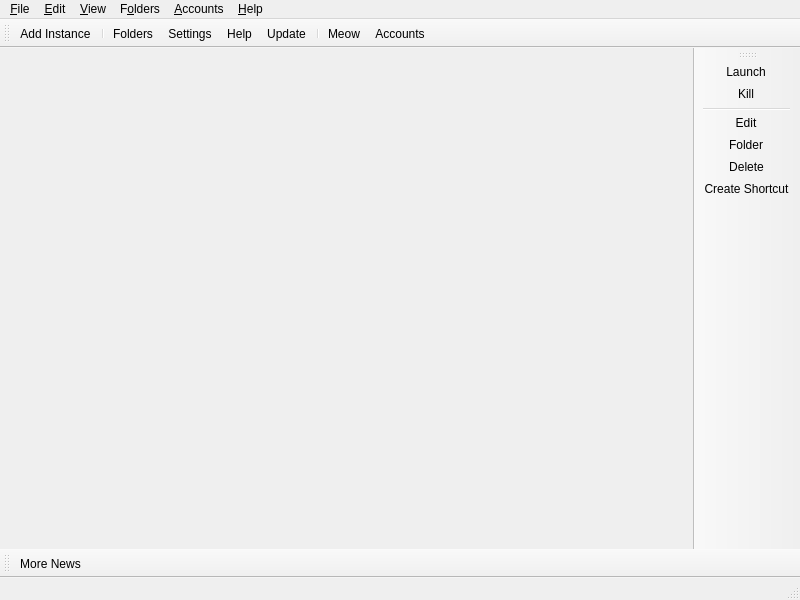
<?xml version="1.0" encoding="UTF-8"?>
<ui version="4.0">
 <class>MainWindow</class>
 <widget class="QMainWindow" name="MainWindow">
  <property name="geometry">
   <rect>
    <x>0</x>
    <y>0</y>
    <width>800</width>
    <height>600</height>
   </rect>
  </property>
  <widget class="QWidget" name="centralWidget">
   <layout class="QHBoxLayout" name="horizontalLayout">
    <property name="spacing">
     <number>0</number>
    </property>
    <property name="leftMargin">
     <number>0</number>
    </property>
    <property name="topMargin">
     <number>0</number>
    </property>
    <property name="rightMargin">
     <number>0</number>
    </property>
    <property name="bottomMargin">
     <number>0</number>
    </property>
   </layout>
  </widget>
  <widget class="QStatusBar" name="statusBar"/>
  <widget class="QToolBar" name="mainToolBar">
   <property name="windowTitle">
    <string>Main Toolbar</string>
   </property>
   <property name="allowedAreas">
    <set>Qt::BottomToolBarArea|Qt::TopToolBarArea</set>
   </property>
   <property name="toolButtonStyle">
    <enum>Qt::ToolButtonTextBesideIcon</enum>
   </property>
   <property name="floatable">
    <bool>false</bool>
   </property>
   <attribute name="toolBarArea">
    <enum>TopToolBarArea</enum>
   </attribute>
   <attribute name="toolBarBreak">
    <bool>false</bool>
   </attribute>
   <addaction name="actionAddInstance"/>
   <addaction name="separator"/>
   <addaction name="actionFoldersButton"/>
   <addaction name="actionSettings"/>
   <addaction name="actionHelpButton"/>
   <addaction name="actionCheckUpdate"/>
   <addaction name="separator"/>
   <addaction name="actionCAT"/>
   <addaction name="actionAccountsButton"/>
  </widget>
  <widget class="QToolBar" name="newsToolBar">
   <property name="windowTitle">
    <string>News Toolbar</string>
   </property>
   <property name="allowedAreas">
    <set>Qt::BottomToolBarArea|Qt::TopToolBarArea</set>
   </property>
   <property name="iconSize">
    <size>
     <width>16</width>
     <height>16</height>
    </size>
   </property>
   <property name="toolButtonStyle">
    <enum>Qt::ToolButtonTextBesideIcon</enum>
   </property>
   <property name="floatable">
    <bool>false</bool>
   </property>
   <attribute name="toolBarArea">
    <enum>BottomToolBarArea</enum>
   </attribute>
   <attribute name="toolBarBreak">
    <bool>false</bool>
   </attribute>
   <addaction name="actionMoreNews"/>
  </widget>
  <widget class="WideBar" name="instanceToolBar">
   <property name="windowTitle">
    <string>Instance Toolbar</string>
   </property>
   <property name="allowedAreas">
    <set>Qt::LeftToolBarArea|Qt::RightToolBarArea</set>
   </property>
   <property name="iconSize">
    <size>
     <width>16</width>
     <height>16</height>
    </size>
   </property>
   <property name="toolButtonStyle">
    <enum>Qt::ToolButtonTextBesideIcon</enum>
   </property>
   <property name="floatable">
    <bool>false</bool>
   </property>
   <property name="useDefaultAction" stdset="0">
    <bool>true</bool>
   </property>
   <attribute name="toolBarArea">
    <enum>RightToolBarArea</enum>
   </attribute>
   <attribute name="toolBarBreak">
    <bool>false</bool>
   </attribute>
   <addaction name="actionLaunchInstance"/>
   <addaction name="actionKillInstance"/>
   <addaction name="separator"/>
   <addaction name="actionEditInstance"/>
   <addaction name="actionViewSelectedInstFolder"/>
   <addaction name="actionDeleteInstance"/>
   <addaction name="actionCreateInstanceShortcut"/>
  </widget>
  <widget class="QMenuBar" name="menuBar">
   <property name="geometry">
    <rect>
     <x>0</x>
     <y>0</y>
     <width>800</width>
     <height>22</height>
    </rect>
   </property>
   <widget class="QMenu" name="fileMenu">
    <property name="title">
     <string>&amp;File</string>
    </property>
    <property name="toolTipsVisible">
     <bool>true</bool>
    </property>
    <addaction name="actionAddInstance"/>
    <addaction name="separator"/>
    <addaction name="actionLaunchInstance"/>
    <addaction name="actionKillInstance"/>
    <addaction name="separator"/>
    <addaction name="actionEditInstance"/>
    <addaction name="actionViewSelectedInstFolder"/>
    <addaction name="actionDeleteInstance"/>
    <addaction name="actionCreateInstanceShortcut"/>
    <addaction name="separator"/>
    <addaction name="actionSettings"/>
    <addaction name="actionCloseWindow"/>
   </widget>
   <widget class="QMenu" name="editMenu">
    <property name="title">
     <string>&amp;Edit</string>
    </property>
    <property name="toolTipsVisible">
     <bool>true</bool>
    </property>
    <addaction name="actionUndoTrashInstance"/>
   </widget>
   <widget class="QMenu" name="viewMenu">
    <property name="title">
     <string>&amp;View</string>
    </property>
    <property name="toolTipsVisible">
     <bool>true</bool>
    </property>
    <addaction name="actionChangeTheme"/>
    <addaction name="separator"/>
    <addaction name="actionCAT"/>
    <addaction name="actionToggleStatusBar"/>
    <addaction name="actionLockToolbars"/>
    <addaction name="separator"/>
   </widget>
   <widget class="QMenu" name="foldersMenu">
    <property name="title">
     <string>F&amp;olders</string>
    </property>
    <property name="toolTipsVisible">
     <bool>true</bool>
    </property>
    <addaction name="actionViewLauncherRootFolder"/>
    <addaction name="separator"/>
    <addaction name="actionViewInstanceFolder"/>
    <addaction name="actionViewCentralModsFolder"/>
    <addaction name="actionViewSkinsFolder"/>
    <addaction name="actionViewJavaFolder"/>
    <addaction name="separator"/>
    <addaction name="actionViewIconThemeFolder"/>
    <addaction name="actionViewWidgetThemeFolder"/>
    <addaction name="actionViewCatPackFolder"/>
    <addaction name="actionViewIconsFolder"/>
    <addaction name="separator"/>
    <addaction name="actionViewLogsFolder"/>
   </widget>
   <widget class="QMenu" name="accountsMenu">
    <property name="title">
     <string>&amp;Accounts</string>
    </property>
   </widget>
   <widget class="QMenu" name="helpMenu">
    <property name="title">
     <string>&amp;Help</string>
    </property>
    <property name="toolTipsVisible">
     <bool>true</bool>
    </property>
    <addaction name="actionClearMetadata"/>
    <addaction name="actionReportBug"/>
    <addaction name="actionViewLog"/>
    <addaction name="actionAddToPATH"/>
    <addaction name="separator"/>
    <addaction name="actionMATRIX"/>
    <addaction name="actionDISCORD"/>
    <addaction name="actionREDDIT"/>
    <addaction name="separator"/>
    <addaction name="actionMoreNews"/>
    <addaction name="actionCheckUpdate"/>
    <addaction name="actionOpenWiki"/>
    <addaction name="actionAbout"/>
   </widget>
   <addaction name="fileMenu"/>
   <addaction name="editMenu"/>
   <addaction name="viewMenu"/>
   <addaction name="foldersMenu"/>
   <addaction name="accountsMenu"/>
   <addaction name="helpMenu"/>
  </widget>
  <action name="actionMoreNews">
   <property name="icon">
    <iconset theme="news"/>
   </property>
   <property name="text">
    <string>More News...</string>
   </property>
   <property name="toolTip">
    <string>Open the development blog to read more news about %1.</string>
   </property>
  </action>
  <action name="actionCAT">
   <property name="checkable">
    <bool>true</bool>
   </property>
   <property name="icon">
    <iconset theme="cat"/>
   </property>
   <property name="text">
    <string>&amp;Meow</string>
   </property>
   <property name="toolTip">
    <string>It's a fluffy kitty :3</string>
   </property>
  </action>
  <action name="actionToggleStatusBar">
   <property name="checkable">
    <bool>true</bool>
   </property>
   <property name="text">
    <string>Status Bar</string>
   </property>
  </action>
  <action name="actionLockToolbars">
   <property name="checkable">
    <bool>true</bool>
   </property>
   <property name="text">
    <string>Lock Toolbars</string>
   </property>
  </action>
  <action name="actionUndoTrashInstance">
   <property name="enabled">
    <bool>false</bool>
   </property>
   <property name="text">
    <string>&amp;Undo Last Instance Deletion</string>
   </property>
  </action>
  <action name="actionAddInstance">
   <property name="icon">
    <iconset theme="new"/>
   </property>
   <property name="text">
    <string>Add Instanc&amp;e...</string>
   </property>
   <property name="toolTip">
    <string>Add a new instance.</string>
   </property>
  </action>
  <action name="actionCheckUpdate">
   <property name="icon">
    <iconset theme="checkupdate"/>
   </property>
   <property name="text">
    <string>&amp;Update...</string>
   </property>
   <property name="toolTip">
    <string>Check for new updates for %1.</string>
   </property>
   <property name="menuRole">
    <enum>QAction::ApplicationSpecificRole</enum>
   </property>
  </action>
  <action name="actionSettings">
   <property name="icon">
    <iconset theme="settings"/>
   </property>
   <property name="text">
    <string>Setti&amp;ngs...</string>
   </property>
   <property name="toolTip">
    <string>Change settings.</string>
   </property>
   <property name="menuRole">
    <enum>QAction::PreferencesRole</enum>
   </property>
  </action>
  <action name="actionManageSkins">
   <property name="icon">
    <iconset theme="settings"/>
   </property>
   <property name="text">
    <string>Manage &amp;Skins...</string>
   </property>
  </action>
  <action name="actionManageAccounts">
   <property name="icon">
    <iconset theme="accounts"/>
   </property>
   <property name="text">
    <string>&amp;Manage Accounts...</string>
   </property>
  </action>
  <action name="actionLaunchInstance">
   <property name="icon">
    <iconset theme="launch"/>
   </property>
   <property name="text">
    <string>&amp;Launch</string>
   </property>
   <property name="toolTip">
    <string>Launch the selected instance.</string>
   </property>
  </action>
  <action name="actionKillInstance">
   <property name="icon">
    <iconset theme="status-bad"/>
   </property>
   <property name="text">
    <string>&amp;Kill</string>
   </property>
   <property name="toolTip">
    <string>Kill the running instance.</string>
   </property>
   <property name="shortcut">
    <string>Ctrl+K</string>
   </property>
  </action>
  <action name="actionRenameInstance">
   <property name="icon">
    <iconset theme="rename"/>
   </property>
   <property name="text">
    <string>Rename</string>
   </property>
   <property name="toolTip">
    <string>Rename the selected instance.</string>
   </property>
  </action>
  <action name="actionChangeInstIcon">
   <property name="text">
    <string>Change Icon</string>
   </property>
   <property name="toolTip">
    <string>Change the selected instance's icon.</string>
   </property>
  </action>
  <action name="actionEditInstance">
   <property name="icon">
    <iconset theme="settings"/>
   </property>
   <property name="text">
    <string>&amp;Edit...</string>
   </property>
   <property name="toolTip">
    <string>Change the instance settings, mods and versions.</string>
   </property>
   <property name="shortcut">
    <string>Ctrl+I</string>
   </property>
  </action>
  <action name="actionViewSelectedInstFolder">
   <property name="icon">
    <iconset theme="viewfolder"/>
   </property>
   <property name="text">
    <string>&amp;Folder</string>
   </property>
   <property name="toolTip">
    <string>Open the selected instance's root folder in a file browser.</string>
   </property>
  </action>
  <action name="actionDeleteInstance">
   <property name="icon">
    <iconset theme="delete"/>
   </property>
   <property name="text">
    <string>Dele&amp;te</string>
   </property>
   <property name="toolTip">
    <string>Delete the selected instance.</string>
   </property>
   <property name="autoRepeat">
    <bool>false</bool>
   </property>
  </action>
  <action name="actionCreateInstanceShortcut">
   <property name="icon">
    <iconset theme="shortcut"/>
   </property>
   <property name="text">
    <string>Create Shortcut</string>
   </property>
   <property name="toolTip">
    <string>Creates a shortcut on a selected folder to launch the selected instance.</string>
   </property>
  </action>
  <action name="actionNoAccountsAdded">
   <property name="icon">
    <iconset theme="noaccount"/>
   </property>
   <property name="text">
    <string>No accounts added!</string>
   </property>
  </action>
  <action name="actionNoDefaultAccount">
   <property name="checkable">
    <bool>true</bool>
   </property>
   <property name="icon">
    <iconset theme="noaccount"/>
   </property>
   <property name="text">
    <string>No Default Account</string>
   </property>
   <property name="shortcut">
    <string>Ctrl+0</string>
   </property>
  </action>
  <action name="actionCloseWindow">
   <property name="icon">
    <iconset theme="status-bad"/>
   </property>
   <property name="text">
    <string>Close &amp;Window</string>
   </property>
   <property name="toolTip">
    <string>Close the current window</string>
   </property>
   <property name="menuRole">
    <enum>QAction::MenuRole::NoRole</enum>
   </property>
  </action>
  <action name="actionViewInstanceFolder">
   <property name="icon">
    <iconset theme="viewfolder"/>
   </property>
   <property name="text">
    <string>&amp;Instances</string>
   </property>
   <property name="toolTip">
    <string>Open the instances folder in a file browser.</string>
   </property>
  </action>
  <action name="actionViewLauncherRootFolder">
   <property name="icon">
    <iconset theme="viewfolder"/>
   </property>
   <property name="text">
    <string>Launcher &amp;Root</string>
   </property>
   <property name="toolTip">
    <string>Open the launcher's root folder in a file browser.</string>
   </property>
  </action>
  <action name="actionViewCentralModsFolder">
   <property name="icon">
    <iconset theme="centralmods"/>
   </property>
   <property name="text">
    <string>&amp;Central Mods</string>
   </property>
   <property name="toolTip">
    <string>Open the central mods folder in a file browser.</string>
   </property>
  </action>
  <action name="actionViewSkinsFolder">
   <property name="icon">
    <iconset theme="viewfolder"/>
   </property>
   <property name="text">
    <string>&amp;Skins</string>
   </property>
   <property name="toolTip">
    <string>Open the skins folder in a file browser.</string>
   </property>
  </action>
  <action name="actionViewIconsFolder">
   <property name="icon">
    <iconset theme="viewfolder"/>
   </property>
   <property name="text">
    <string>Instance Icons</string>
   </property>
   <property name="toolTip">
    <string>Open the instance icons folder in a file browser.</string>
   </property>
  </action>
  <action name="actionViewLogsFolder">
   <property name="icon">
    <iconset theme="viewfolder"/>
   </property>
   <property name="text">
    <string>Logs</string>
   </property>
   <property name="toolTip">
    <string>Open the logs folder in a file browser.</string>
   </property>
  </action>
  <action name="actionChangeTheme">
   <property name="text">
    <string>Themes</string>
   </property>
  </action>
  <action name="actionReportBug">
   <property name="icon">
    <iconset theme="bug"/>
   </property>
   <property name="text">
    <string>Report a Bug or Suggest a Feature</string>
   </property>
   <property name="toolTip">
    <string>Open the bug tracker to report a bug with %1.</string>
   </property>
  </action>
  <action name="actionDISCORD">
   <property name="icon">
    <iconset theme="discord"/>
   </property>
   <property name="text">
    <string>&amp;Discord Guild</string>
   </property>
   <property name="toolTip">
    <string>Open %1 Discord guild.</string>
   </property>
  </action>
  <action name="actionMATRIX">
   <property name="icon">
    <iconset theme="matrix"/>
   </property>
   <property name="text">
    <string>&amp;Matrix Space</string>
   </property>
   <property name="toolTip">
    <string>Open %1 Matrix space.</string>
   </property>
  </action>
  <action name="actionREDDIT">
   <property name="icon">
    <iconset theme="reddit-alien"/>
   </property>
   <property name="text">
    <string>Sub&amp;reddit</string>
   </property>
   <property name="toolTip">
    <string>Open %1 subreddit.</string>
   </property>
  </action>
  <action name="actionAbout">
   <property name="icon">
    <iconset theme="about"/>
   </property>
   <property name="text">
    <string>&amp;About %1</string>
   </property>
   <property name="toolTip">
    <string>View information about %1.</string>
   </property>
   <property name="menuRole">
    <enum>QAction::AboutRole</enum>
   </property>
  </action>
  <action name="actionClearMetadata">
   <property name="icon">
    <iconset theme="refresh"/>
   </property>
   <property name="text">
    <string>&amp;Clear Metadata Cache</string>
   </property>
   <property name="toolTip">
    <string>Clear cached metadata</string>
   </property>
  </action>
  <action name="actionViewLog">
   <property name="icon">
    <iconset theme="log">
     <normaloff>.</normaloff>.</iconset>
   </property>
   <property name="text">
    <string>View logs</string>
   </property>
   <property name="toolTip">
    <string>View current and previous launcher logs</string>
   </property>
  </action>
  <action name="actionAddToPATH">
   <property name="icon">
    <iconset theme="custom-commands"/>
   </property>
   <property name="text">
    <string>Install to &amp;PATH</string>
   </property>
   <property name="toolTip">
    <string>Install a %1 symlink to /usr/local/bin</string>
   </property>
  </action>
  <action name="actionFoldersButton">
   <property name="icon">
    <iconset theme="viewfolder"/>
   </property>
   <property name="text">
    <string>Folders</string>
   </property>
   <property name="toolTip">
    <string>Open one of the folders shared between instances.</string>
   </property>
  </action>
  <action name="actionHelpButton">
   <property name="icon">
    <iconset theme="help"/>
   </property>
   <property name="text">
    <string>Help</string>
   </property>
   <property name="toolTip">
    <string>Get help with %1 or Minecraft.</string>
   </property>
  </action>
  <action name="actionAccountsButton">
   <property name="icon">
    <iconset theme="noaccount"/>
   </property>
   <property name="text">
    <string>Accounts</string>
   </property>
  </action>
  <action name="actionOpenWiki">
   <property name="icon">
    <iconset theme="help"/>
   </property>
   <property name="text">
    <string>%1 &amp;Wiki</string>
   </property>
   <property name="toolTip">
    <string>Open the %1 wiki</string>
   </property>
  </action>
  <action name="actionViewWidgetThemeFolder">
   <property name="icon">
    <iconset theme="viewfolder"/>
   </property>
   <property name="text">
    <string>&amp;Widget Themes</string>
   </property>
   <property name="toolTip">
    <string>Open the widget themes folder in a file browser.</string>
   </property>
  </action>
  <action name="actionViewIconThemeFolder">
   <property name="icon">
    <iconset theme="viewfolder"/>
   </property>
   <property name="text">
    <string>I&amp;con Theme</string>
   </property>
   <property name="toolTip">
    <string>Open the icon theme folder in a file browser.</string>
   </property>
  </action>
  <action name="actionViewCatPackFolder">
   <property name="icon">
    <iconset theme="viewfolder"/>
   </property>
   <property name="text">
    <string>Cat Packs</string>
   </property>
   <property name="toolTip">
    <string>Open the cat packs folder in a file browser.</string>
   </property>
  </action>
  <action name="actionViewJavaFolder">
   <property name="icon">
    <iconset theme="viewfolder"/>
   </property>
   <property name="text">
    <string>Java</string>
   </property>
   <property name="toolTip">
    <string>Open the Java folder in a file browser. Only available if the built-in Java downloader is used.</string>
   </property>
  </action>
 </widget>
 <customwidgets>
  <customwidget>
   <class>WideBar</class>
   <extends>QToolBar</extends>
   <header>ui/widgets/WideBar.h</header>
  </customwidget>
 </customwidgets>
 <resources/>
 <connections/>
</ui>
